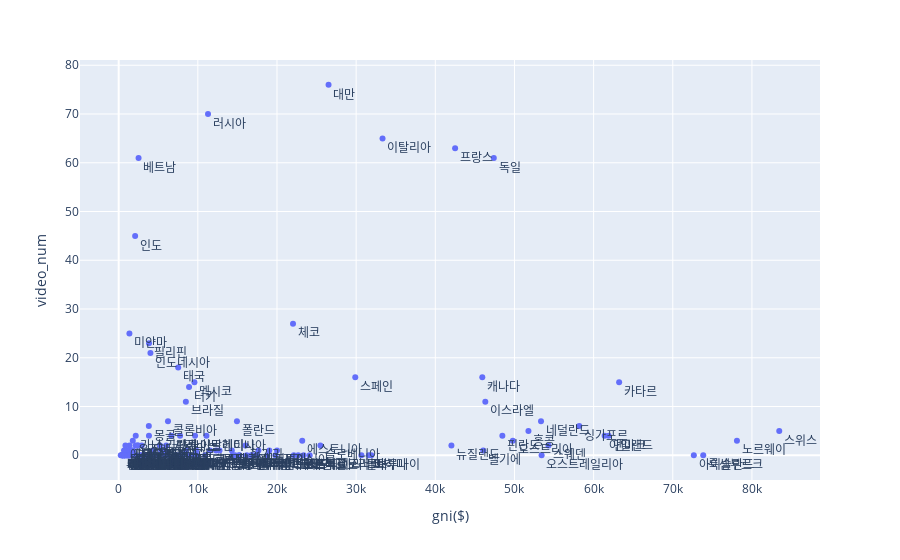

Here is the notebook cell this chart was saved with:
### Code cell
countires_stat_re = countires_stat[countires_stat['video_num']<100]
fig = px.scatter(countires_stat_re, x="gni($)", y="video_num", text="country")
fig.update_traces(textposition="bottom right")
fig.show()

### Figure 1 — Plotly figure (JSON) as saved in the notebook; plotly's stock layout.template omitted (floating-point values rounded to 4 significant figures; data arrays with more than 128 entries replaced by an {"elided": "..."} marker saying what was removed)
{"data": [{"hovertemplate": "gni($)=%{x}<br>video_num=%{y}<br>country=%{text}<extra></extra>", "legendgroup": "", "marker": {"color": "#636efa", "symbol": "circle"}, "mode": "markers+text", "name": "", "orientation": "v", "showlegend": false, "text": {"elided": "268 str values"}, "textposition": "bottom right", "type": "scatter", "x": {"elided": "268 float values"}, "xaxis": "x", "y": {"elided": "268 int values"}, "yaxis": "y"}], "layout": {"legend": {"tracegroupgap": 0}, "margin": {"t": 60}, "xaxis": {"anchor": "y", "domain": [0, 1], "title": {"text": "gni($)"}}, "yaxis": {"anchor": "x", "domain": [0, 1], "title": {"text": "video_num"}}}}
